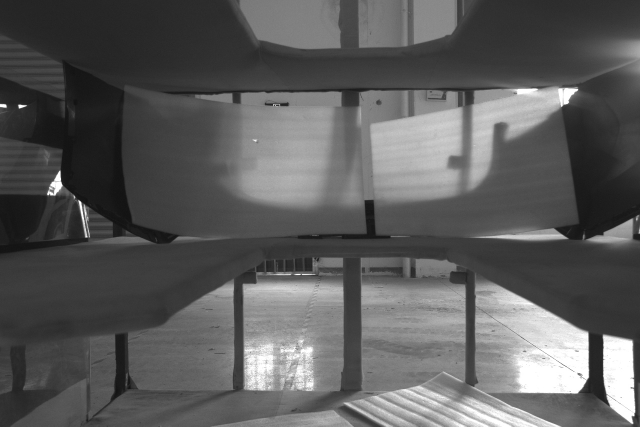
#> input picture audit/recent_foam_input.jpg, 1280 x 853 px (shown at 1/2 size); its folder holds only this picture in this run
$ python -i debug_foam_detection.py   (imports and definitions only)
#> lines starting #> are read from the running program, lines starting #| are printed output that depends on the picture; after the words box and inside, x2 and y2 are one past the last pixel; in counts of white or black regions, pixels touching at a corner belong together
"""泡棉检测调试工具

用于分析和优化泡棉检测算法的参数。
可以逐步查看检测过程中的各个中间结果。
"""
import cv2
import numpy as np
import os
import sys
from pathlib import Path

# 添加项目路径
sys.path.insert(0, str(Path(__file__).parent))

# [1 line not run here, left out]
import django
# [1 line not run here, left out]

from apps.vision.algorithms.foam_inspector import FoamInspector


# [123 lines left out: function debug_foam_detection, not called in this run]


def visualize_detection_steps(image_path, position_index=0):
    """可视化检测的各个步骤"""
#> called with image_path = 'audit/recent_foam_input.jpg', position_index = 0

    # 读取图像
    image = cv2.imread(image_path)
#> image is the input picture: shape (853, 1280, 3); min 14, max 255, mean 92
    if image is None:
        print(f"❌ 无法读取图像: {image_path}")
        return

    height, width = image.shape[:2]
#> height = 853; width = 1280

    # 转换色彩空间
    hsv = cv2.cvtColor(image, cv2.COLOR_BGR2HSV)
#> hsv: shape (853, 1280, 3); mean H, S, V 0, 0, 92
    gray = cv2.cvtColor(image, cv2.COLOR_BGR2GRAY)
    lab = cv2.cvtColor(image, cv2.COLOR_BGR2LAB)
#> lab: shape (853, 1280, 3); mean of channels 0, 1, 2 97.2, 128, 128

    # 白色检测 - HSV
    white_hsv = cv2.inRange(hsv, (0, 0, 150), (180, 100, 255))
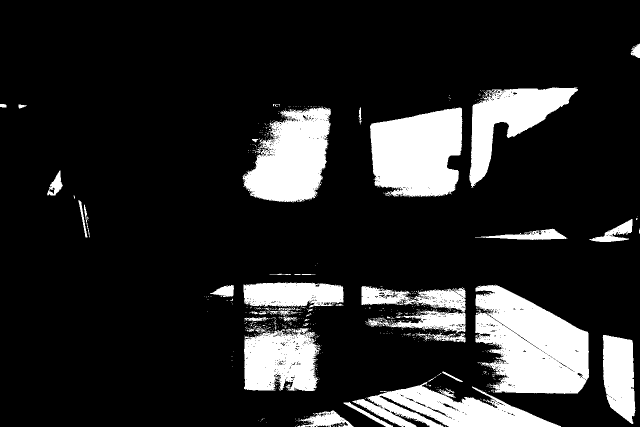
#> white_hsv: shape (853, 1280) (shown at 1/2 size); 15.8% white; 761 white regions (714 under 20 px), largest, box (x1, y1, x2, y2) and area: (950, 570, 1178, 788) 34318, (740, 215, 925, 395) 26589, (485, 213, 662, 405) 22452

    # 白色检测 - LAB
    white_lab = cv2.inRange(lab[:, :, 0], 160, 255)
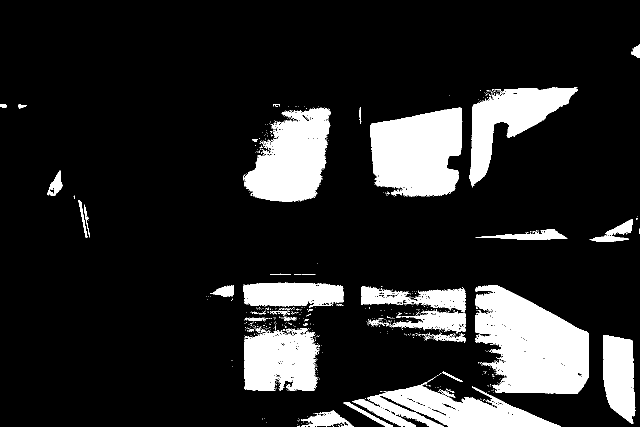
#> white_lab: shape (853, 1280) (shown at 1/2 size); 15.2% white; 774 white regions (728 under 20 px), largest, box (x1, y1, x2, y2) and area: (951, 570, 1178, 788) 33847, (740, 215, 925, 394) 26085, (486, 215, 662, 404) 20871

    # 组合
    mask_combined = cv2.bitwise_or(white_hsv, white_lab)

    # 形态学处理
    kernel_close = cv2.getStructuringElement(cv2.MORPH_RECT, (9, 9))
    kernel_open = cv2.getStructuringElement(cv2.MORPH_RECT, (5, 5))
    mask_closed = cv2.morphologyEx(mask_combined, cv2.MORPH_CLOSE, kernel_close, iterations=3)
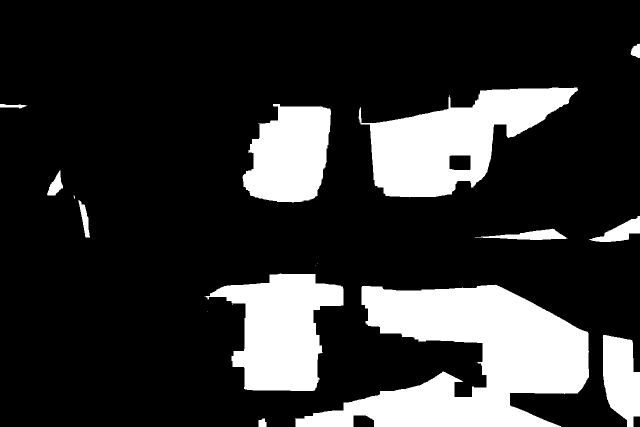
#> mask_closed: shape (853, 1280) (shown at 1/2 size); 19.8% white; 16 white regions (4 under 20 px), largest, box (x1, y1, x2, y2) and area: (590, 569, 1178, 853) 87931, (717, 175, 1156, 395) 47614, (409, 547, 687, 782) 37751
    mask_final = cv2.morphologyEx(mask_closed, cv2.MORPH_OPEN, kernel_open, iterations=2)
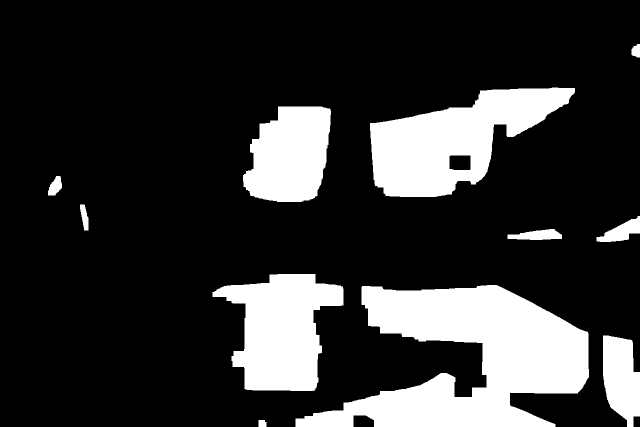
#> mask_final: shape (853, 1280) (shown at 1/2 size); 19.7% white; 11 white regions, largest, box (x1, y1, x2, y2) and area: (591, 570, 1178, 853) 87725, (740, 175, 1150, 394) 47257, (425, 548, 687, 782) 37654

    # 保存中间结果
    output_dir = Path("media/vision/debug")
    output_dir.mkdir(parents=True, exist_ok=True)

    cv2.imwrite(str(output_dir / "01_original.jpg"), image)
    cv2.imwrite(str(output_dir / "02_gray.jpg"), gray)
    cv2.imwrite(str(output_dir / "03_white_hsv.jpg"), white_hsv)
    cv2.imwrite(str(output_dir / "04_white_lab.jpg"), white_lab)
    cv2.imwrite(str(output_dir / "05_combined.jpg"), mask_combined)
    cv2.imwrite(str(output_dir / "06_closed.jpg"), mask_closed)
    cv2.imwrite(str(output_dir / "07_final.jpg"), mask_final)

    # 统计覆盖率
    total_pixels = width * height
#> total_pixels = 1091840
    white_pixels_hsv = cv2.countNonZero(white_hsv)
#> white_pixels_hsv = 172284
    white_pixels_lab = cv2.countNonZero(white_lab)
#> white_pixels_lab = 165568
    white_pixels_combined = cv2.countNonZero(mask_combined)
#> white_pixels_combined = 172284
    white_pixels_final = cv2.countNonZero(mask_final)
#> white_pixels_final = 214659

    print(f"\n{'='*60}")
    print("检测步骤可视化分析")
    print(f"{'='*60}")
    print(f"图像尺寸: {width} x {height} = {total_pixels:,} 像素")
#| 图像尺寸: 1280 x 853 = 1,091,840 像素
    print(f"\n各步骤白色像素统计:")
    print(f"  - HSV 白色检测: {white_pixels_hsv:,} 像素 ({white_pixels_hsv/total_pixels:.2%})")
#|   - HSV 白色检测: 172,284 像素 (15.78%)
    print(f"  - LAB 白色检测: {white_pixels_lab:,} 像素 ({white_pixels_lab/total_pixels:.2%})")
#|   - LAB 白色检测: 165,568 像素 (15.16%)
    print(f"  - 组合结果: {white_pixels_combined:,} 像素 ({white_pixels_combined/total_pixels:.2%})")
#|   - 组合结果: 172,284 像素 (15.78%)
    print(f"  - 形态学处理后: {white_pixels_final:,} 像素 ({white_pixels_final/total_pixels:.2%})")
#|   - 形态学处理后: 214,659 像素 (19.66%)

    print(f"\n中间结果已保存到: {output_dir}")
    print("文件列表:")
    for i, name in enumerate([
        "01_original.jpg - 原始图像",
        "02_gray.jpg - 灰度图",
        "03_white_hsv.jpg - HSV白色检测",
        "04_white_lab.jpg - LAB白色检测",
        "05_combined.jpg - 组合结果",
        "06_closed.jpg - 闭运算后",
        "07_final.jpg - 最终mask",
    ], 1):
        print(f"  {name}")


# [14 lines not run here, left out]

>>> result = visualize_detection_steps('audit/recent_foam_input.jpg')
